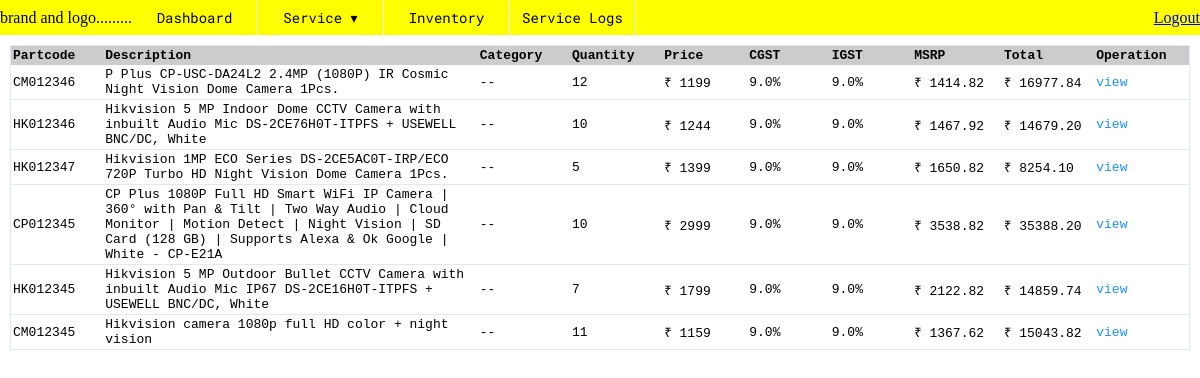
The app's page /main/inventory/ (signed in) with its own data.
### main/models.py (models this page shows, shortened)
class Inventory(models.Model):
    productRef = models.ForeignKey("main.Product", on_delete=models.CASCADE)
    serialnumber = models.CharField(max_length=12,null=True,blank=True)
    modelnumber = models.CharField(max_length=23,null=True,blank=True)
    price = models.PositiveIntegerField(default=0)
    quantity = models.PositiveSmallIntegerField(default=0)
    cgst = models.FloatField(default=9.0)
    igst = models.FloatField(default=9.0)
    msrp = models.DecimalField(max_digits=10,decimal_places=2,default=0.0)
    amount = models.DecimalField(max_digits=10,decimal_places=2,default=0.0)

class Product(models.Model):
    partcode = models.CharField(max_length=10,primary_key=True,null=False)
    description = models.CharField(max_length=255)
    serialnumber = models.CharField(max_length=12,null=True,blank=True)
    modelnumber = models.CharField(max_length=12,null=True,blank=True)
    price = models.PositiveIntegerField()
    warranty = models.PositiveIntegerField()
    unit = models.CharField(max_length=10,null=True,blank=True)

### main/views.py (the view)
# urls.py: path('inventory/',views.inventory,name="inventory"),
@login_required(login_url='/main/userlogin/')
def inventory(request):
    products = Inventory.objects.all()
    return render(request,'main/inventory.html',{"products":products})

### main/templates/main/inventory.html
{% extends 'base.html' %}
{% load static %}
{% block content %}
    <div class="container">
        <table width="100%" class='list_table'>
            <thead>
                <tr>
                    <th> Partcode </th>
                    <th> Description </th>
                    <th> Category </th>
                    <th> Quantity </th>
                    <th> Price </th>
                    <th> CGST </th>
                    <th> IGST </th>
                    <th> MSRP </th>
                    <th> Total </th>
                    <th> Operation </th>
                </tr>
            </thead>
            <tbody>
                {% for product in products %}
                <tr>
                    <td>{{product.productRef.partcode}}</td>
                    <td style="width:500px" >{{ product.productRef.description }}</td>
                    <td> -- </td>
                    <td>{{ product.quantity }}</td>
                    <td>₹ {{ product.price }}</td>
                    <td> {{product.cgst}}% </td>
                    <td> {{product.igst}}% </td>
                    <td>₹ {{product.msrp}}</td>
                    <td>₹ {{product.amount}}</td>
                    <td> <a href=""> view </a> </td>
                </tr>
                {% endfor %}
            </tbody>
        </table>
    </div>
{% endblock content %}

### templates/base.html (shortened to what this page needs)
{% load static %}
<!DOCTYPE html>
<html lang="en">
<head>
    <link rel="stylesheet" href="{% static 'css/navstyle.css' %} ">
    <link rel="stylesheet" href="{% static 'css/utils.css' %}">
    <link rel="stylesheet" href="{% static 'css/style.css' %}">
    <link rel="stylesheet" href="//code.jquery.com/ui/1.12.1/themes/base/jquery-ui.css">
    <link rel="stylesheet" href="/resources/demos/style.css">
</head>
<body>
    <nav class="navbar">
        <div class="nav-left">
            <div class="nav-brand">
                <span>brand and logo.........</span>
            </div>
            <div class="navigation">
                <ul>
                    <li><a href="{% url 'main:index' %}">  Dashboard </a></li>
                    <li>
                        <a href="#"> Service  <span>	&#9662; </span> </a>
                    </li>
                    <li><a href="{% url 'main:inventory' %}">  Inventory </a></li>
                    <li><a href="{% url 'main:closedloglist' %}">  Service Logs </a></li>
                </ul>
            </div>
        </div>
        <div class="nav-right">
            <div class="nav-profile">
                <span><a href="{% url 'main:userlogout' %}">Logout</a></span>
            </div>
        </div>
    </nav>
    {% block content %}{% endblock content %}
</body>
</html>

### static/css/navstyle.css (style rules this page uses)
* { padding: 0px; margin: 0px; }
.navbar { display: flex; background-color: yellow; height: 35px; width: 100%; justify-content: space-between; }
.nav-left { display: flex; height: 35px; }
.nav-right { display: flex; height: 35px; }
.nav-brand { display: flex; justify-content: flex-start; background-color: yellow; height: 35px; width: auto; align-items: center; }
.navigation { display: flex; justify-content: flex-start; background-color: yellow; height: 35px; width: auto; }
.nav-profile { display: flex; justify-content: flex-end; background-color: yellow; height: 35px; width: auto; align-items: center; }
ul { list-style: none; }
ul li { width: 125px; background-color: yellow; border-right: 1px solid white; float: left; line-height: 35px; text-align: center; position: relative; z-index: 1; }
ul li a { text-decoration: none; color:#000000; display: block; font-family: var(--robotomonofont); font-size: 14px; }

### static/css/utils.css (style rules this page uses)
:root { --main-bg-color:brown; --font1: 'roboto ',sans-serif; --font2: 'poppins',sans-serif; --notofont: 'noto sans',roboto; --robotomonofont: 'roboto mono',sans-serif; }
.container { margin:10px }
.list_table { border-collapse: collapse; border: 1px solid #dde9f5; }
.list_table th { font-family: monospace; text-align: left; padding: 2px; background-color: #cccccc; }
.list_table td { border-bottom: 1px solid #dde9f5; text-align: left; padding: 2px; width: 100px; font-family: monospace; }
.list_table a { text-decoration: none; color: dodgerblue; }

### static/css/style.css (style rules this page uses)
* { margin: 0px; padding: 0px; }

### records on screen
Inventory: productRef.partcode "CM012346", productRef.description "P Plus CP-USC-DA24L2 2.4MP (1080P) IR Cosmic Night Vision Dome Camera 1Pcs.", quantity "12", price "1199", cgst "9.0", igst "9.0", msrp "1414.82", amount "16977.84"
Inventory: productRef.partcode "HK012346", productRef.description "Hikvision 5 MP Indoor Dome CCTV Camera with inbuilt Audio Mic DS-2CE76H0T-ITPFS + USEWELL BNC/DC, White", quantity "10", price "1244", cgst "9.0", igst "9.0", msrp "1467.92", amount "14679.20"
Inventory: productRef.partcode "HK012347", productRef.description "Hikvision 1MP ECO Series DS-2CE5AC0T-IRP/ECO 720P Turbo HD Night Vision Dome Camera 1Pcs.", quantity "5", price "1399", cgst "9.0", igst "9.0", msrp "1650.82", amount "8254.10"
Inventory: productRef.partcode "CP012345", productRef.description "CP Plus 1080P Full HD Smart WiFi IP Camera | 360° with Pan & Tilt | Two Way Audio | Cloud Monitor | Motion Detect | Night Vision | SD Card (128 GB) | Supports Alexa & Ok Google | White - CP-E21A", quantity "10", price "2999", cgst "9.0", igst "9.0", msrp "3538.82", amount "35388.20"
Inventory: productRef.partcode "HK012345", productRef.description "Hikvision 5 MP Outdoor Bullet CCTV Camera with inbuilt Audio Mic IP67 DS-2CE16H0T-ITPFS + USEWELL BNC/DC, White", quantity "7", price "1799", cgst "9.0", igst "9.0", msrp "2122.82", amount "14859.74"
Inventory: productRef.partcode "CM012345", productRef.description "Hikvision camera 1080p full HD color + night vision", quantity "11", price "1159", cgst "9.0", igst "9.0", msrp "1367.62", amount "15043.82"
